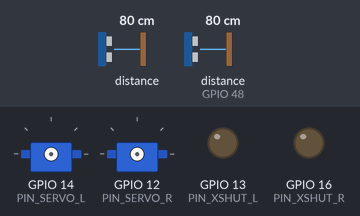
A sketch run on a simulated ESP8266 (NodeMCU). Parts: 2 × servo, output pins drawn as LEDs (lit = HIGH). The test bench sets the inputs (shaded band); at power-on: distance to the obstacle 80 cm, distance to the obstacle (sensor on GPIO 48) 80 cm. WiFi joins after 1.5 s; servers stay silent unless stated; what the sketch prints to the serial monitor is not drawn.

Above: at 0.0 s.
At 2.2 s:
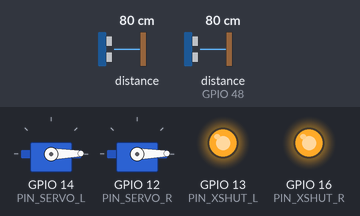
At 19.92 s:
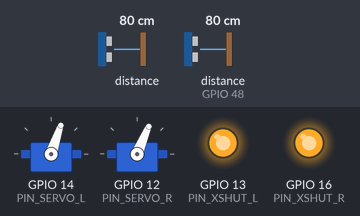
At 39.67 s:
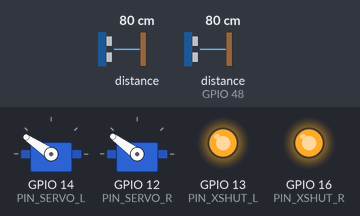
Timing chart, 0 to 40.0 s (numbered marks = the images above):
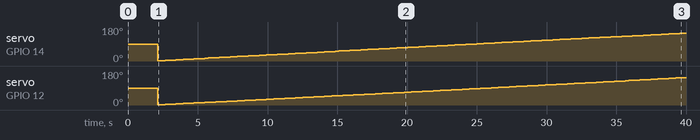

Measured:
- by itself, servo on GPIO 14 (PIN_SERVO_L): 90° → 1° at 2.1 s, → 2° 0.26 s later, → 3° 0.26 s later, → 4° 0.26 s later, … (145 changes in this stretch)
- by itself, servo on GPIO 12 (PIN_SERVO_R): 90° → 1° at 2.1 s, → 2° 0.26 s later, → 3° 0.26 s later, → 4° 0.26 s later, … (144 changes in this stretch)

The sketch:

lidar_2_eye_scaer.ino
```cpp
// Stereo vergence scanner — NodeMCU firmware.
// Two VL53L0X ToF sensors on two SG90 servos. Both sensors verge on a target
// point at each bearing; raw readings are streamed over UDP as JSON.
// Geometry and fusion happen on the laptop — firmware is a dumb sensor pipe.

#include <ESP8266WiFi.h>
#include <WiFiUdp.h>
#include <Wire.h>
#include <Servo.h>
#include <Adafruit_VL53L0X.h>
#include <math.h>

// ---------- User config ----------
const char* WIFI_SSID     = "YOUR_WIFI_SSID";
const char* WIFI_PASSWORD = "YOUR_WIFI_PASSWORD";
IPAddress   LAPTOP_IP(192, 168, 1, 100);   // laptop running scanner.py
const uint16_t LAPTOP_PORT = 5005;

// Physical rig
const float BASELINE_M       = 0.10f;    // center-to-center between sensors
const float VERGE_RANGE_M    = 1.5f;     // target point distance for vergence
const float THETA_MIN_DEG    = -89.0f;   // sweep start (right-hand rule: 0 = forward, + = right)
const float THETA_MAX_DEG    = 89.0f;
const float THETA_STEP_DEG   = 1.0f;
const uint8_t SAMPLES_PER_PT = 3;        // median-filtered

// Servo zero offsets (fine-tune after calibration)
const int SERVO_L_OFFSET_DEG = 0;
const int SERVO_R_OFFSET_DEG = 0;

// Servo settle time after move (ms). Small moves settle faster than big ones.
const uint16_t SERVO_SETTLE_MS = 60;

// Pins (NodeMCU Dx labels on the right)
const uint8_t PIN_SCL       = 5;    // D1
const uint8_t PIN_SDA       = 4;    // D2
const uint8_t PIN_XSHUT_L   = 13;   // D7
const uint8_t PIN_XSHUT_R   = 16;   // D0 (safe at boot, no interrupts needed)
const uint8_t PIN_SERVO_L   = 14;   // D5
const uint8_t PIN_SERVO_R   = 12;   // D6

// I2C addresses after boot dance
const uint8_t ADDR_LOX_L = 0x30;
const uint8_t ADDR_LOX_R = 0x29;
// ---------------------------------

Adafruit_VL53L0X loxL;
Adafruit_VL53L0X loxR;
Servo servoL;
Servo servoR;
WiFiUDP udp;

uint32_t seq = 0;

static int medianOf3(int a, int b, int c) {
  if (a > b) { int t = a; a = b; b = t; }
  if (b > c) { int t = b; b = c; c = t; }
  if (a > b) { int t = a; a = b; b = t; }
  return b;
}

// Return measured mm, or -1 if out-of-range / status bad.
static int readOneMm(Adafruit_VL53L0X& lox) {
  VL53L0X_RangingMeasurementData_t m;
  lox.rangingTest(&m, false);
  if (m.RangeStatus == 4) return -1;
  return (int)m.RangeMilliMeter;
}

static int medianReadMm(Adafruit_VL53L0X& lox) {
  int r[3];
  for (uint8_t i = 0; i < SAMPLES_PER_PT; i++) r[i] = readOneMm(lox);
  int valid[3]; uint8_t nv = 0;
  for (uint8_t i = 0; i < SAMPLES_PER_PT; i++) if (r[i] >= 0) valid[nv++] = r[i];
  if (nv == 0) return -1;
  if (nv == 1) return valid[0];
  if (nv == 2) return (valid[0] + valid[1]) / 2;
  return medianOf3(valid[0], valid[1], valid[2]);
}

// Compute servo commands (deg, 0..180) to verge both sensors on target at
// bearing theta (deg, 0 = forward, + = right) at distance VERGE_RANGE_M.
// Convention: servo.write(90) aims the sensor straight forward (+Y).
static void vergeAngles(float thetaDeg, int& sLout, int& sRout) {
  float thetaRad = thetaDeg * (float)M_PI / 180.0f;
  float xT = VERGE_RANGE_M * sinf(thetaRad);
  float yT = VERGE_RANGE_M * cosf(thetaRad);
  // L sensor at (-B/2, 0), R sensor at (+B/2, 0)
  float sL = atan2f(xT - (-BASELINE_M / 2.0f), yT) * 180.0f / (float)M_PI;
  float sR = atan2f(xT - ( BASELINE_M / 2.0f), yT) * 180.0f / (float)M_PI;
  int cmdL = (int)roundf(90.0f + sL) + SERVO_L_OFFSET_DEG;
  int cmdR = (int)roundf(90.0f + sR) + SERVO_R_OFFSET_DEG;
  if (cmdL < 0)   cmdL = 0;   if (cmdL > 180) cmdL = 180;
  if (cmdR < 0)   cmdR = 0;   if (cmdR > 180) cmdR = 180;
  sLout = cmdL;
  sRout = cmdR;
}

static void sendPacket(float theta, int sL, int sR, int dL, int dR) {
  char buf[160];
  int n = snprintf(buf, sizeof(buf),
    "{\"seq\":%lu,\"t\":%lu,\"theta\":%.2f,\"sL\":%d,\"sR\":%d,\"dL\":%d,\"dR\":%d}\n",
    (unsigned long)seq++, (unsigned long)millis(), theta, sL, sR, dL, dR);
  udp.beginPacket(LAPTOP_IP, LAPTOP_PORT);
  udp.write((const uint8_t*)buf, n);
  udp.endPacket();
  Serial.print(buf);
}

static bool initSensors() {
  pinMode(PIN_XSHUT_L, OUTPUT);
  pinMode(PIN_XSHUT_R, OUTPUT);
  digitalWrite(PIN_XSHUT_L, LOW);
  digitalWrite(PIN_XSHUT_R, LOW);
  delay(10);

  // Bring up L alone, remap to ADDR_LOX_L.
  digitalWrite(PIN_XSHUT_L, HIGH);
  delay(10);
  if (!loxL.begin(ADDR_LOX_L)) {
    Serial.println("Left VL53L0X init failed");
    return false;
  }

  // Bring up R at default 0x29.
  digitalWrite(PIN_XSHUT_R, HIGH);
  delay(10);
  if (!loxR.begin(ADDR_LOX_R)) {
    Serial.println("Right VL53L0X init failed");
    return false;
  }

  Serial.println("Both VL53L0X ready");
  return true;
}

static void connectWifi() {
  Serial.printf("Connecting to %s", WIFI_SSID);
  WiFi.mode(WIFI_STA);
  WiFi.begin(WIFI_SSID, WIFI_PASSWORD);
  while (WiFi.status() != WL_CONNECTED) {
    delay(250);
    Serial.print(".");
  }
  Serial.printf("\nIP: %s  → streaming to %s:%u\n",
                WiFi.localIP().toString().c_str(),
                LAPTOP_IP.toString().c_str(), LAPTOP_PORT);
}

void setup() {
  Serial.begin(115200);
  delay(200);
  Serial.println("\nStereo vergence scanner booting");

  Wire.begin(PIN_SDA, PIN_SCL);

  if (!initSensors()) { while (true) delay(1000); }

  servoL.attach(PIN_SERVO_L, 500, 2400);
  servoR.attach(PIN_SERVO_R, 500, 2400);
  servoL.write(90);
  servoR.write(90);
  delay(400);

  connectWifi();
  udp.begin(LAPTOP_PORT);
}

void loop() {
  for (float theta = THETA_MIN_DEG; theta <= THETA_MAX_DEG; theta += THETA_STEP_DEG) {
    int sL, sR;
    vergeAngles(theta, sL, sR);
    servoL.write(sL);
    servoR.write(sR);
    delay(SERVO_SETTLE_MS);

    int dL = medianReadMm(loxL);
    int dR = medianReadMm(loxR);
    sendPacket(theta, sL, sR, dL, dR);

    yield();
  }
  // one full sweep done; small pause, then sweep again
  delay(250);
}
```
